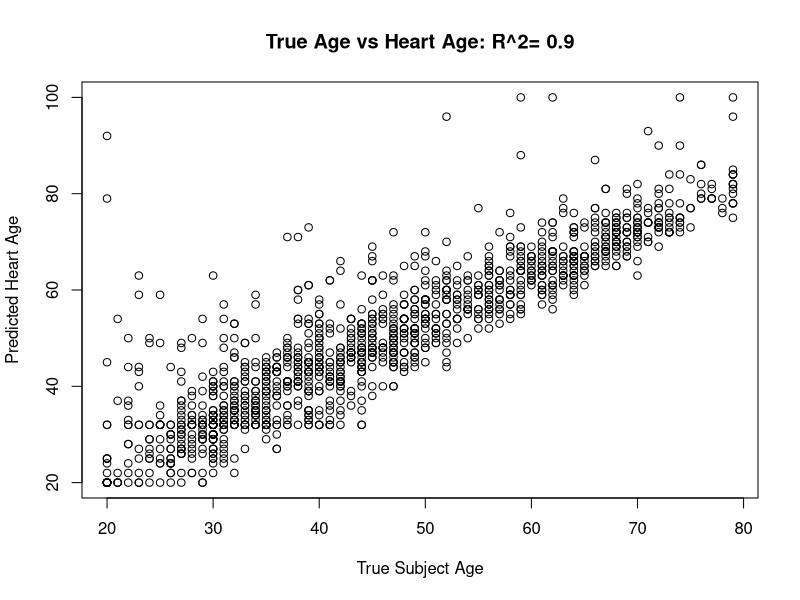

Generate this figure with R:
rm(list=ls())
library(data.table)
library(ggplot2)
data=data.frame(read.table("HeartAgeRelatedPredictions.txt",sep="\t",header=TRUE,row.names = 1))
agecor=round(cor(data$Age,data$HeartAge),2)
maintitle=paste("True Age vs Heart Age: R^2=",agecor,sep=" ")
plot(data$Age,data$HeartAge,xlab="True Subject Age",ylab="Predicted Heart Age",main=maintitle)
